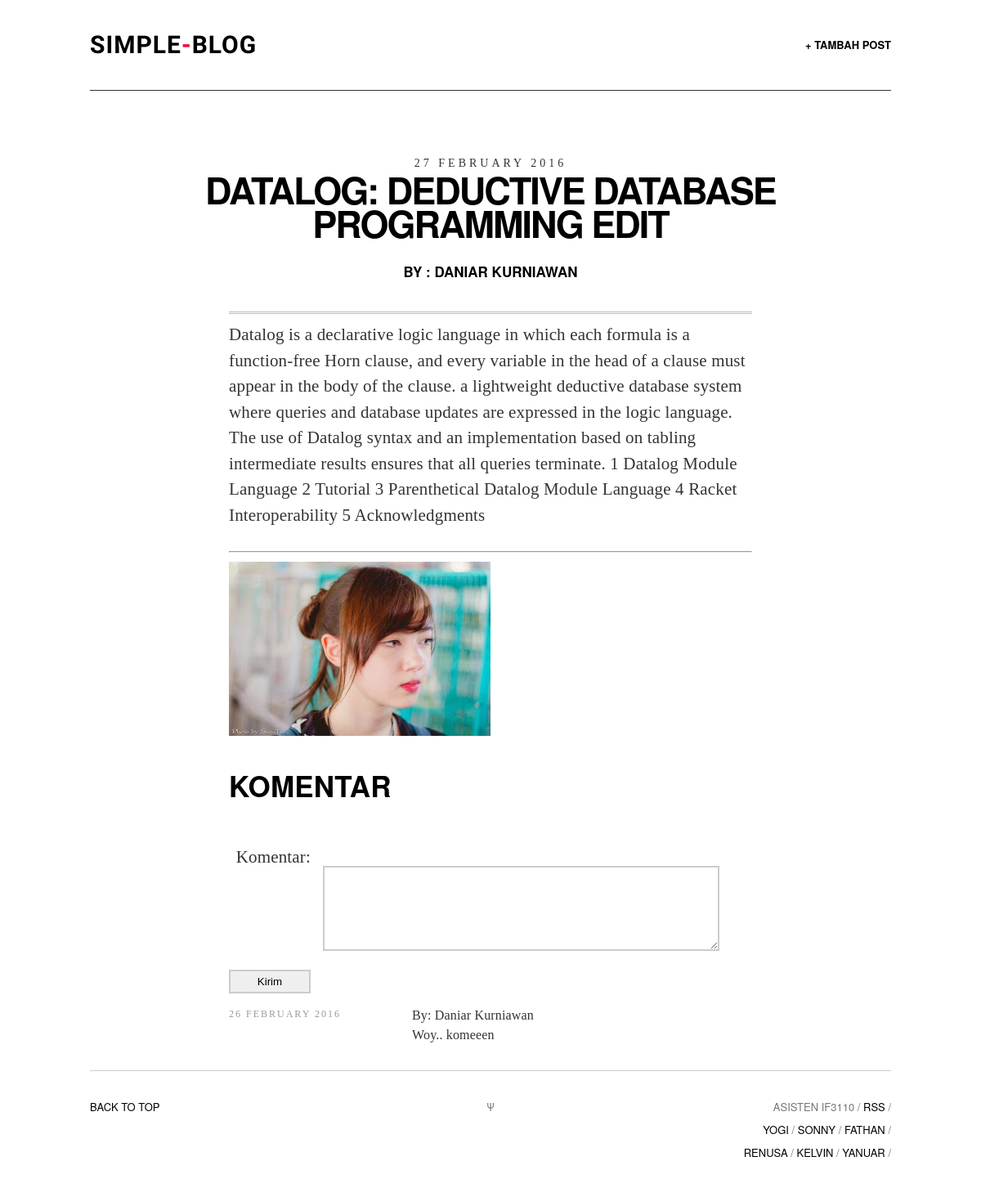
Screenshot of /post.php?postid=51 (signed in) with the database file from the repository.
### tables this page shows
CREATE TABLE `post` (
  `Post_Id` int(100) NOT NULL,
  `Creator_Id` int(11) NOT NULL,
  `Title` varchar(100) NOT NULL,
  `Date` datetime NOT NULL,
  `Contents` text NOT NULL,
  `Image` varchar(255) DEFAULT NULL
);

CREATE TABLE `user` (
  `User_Id` int(11) NOT NULL,
  `Nama` varchar(25) NOT NULL,
  `Email` varchar(25) NOT NULL,
  `Password` varchar(256) NOT NULL,
  `base2` int(11) DEFAULT '0',
  `random` int(11) DEFAULT '0',
  `shared_key` int(11) DEFAULT '0',
  `Identifier` varchar(256) DEFAULT '0',
  `Token` varchar(256) NOT NULL,
  `temp_shared_key` int(11) NOT NULL,
  `temp_random` int(11) NOT NULL,
  `temp_base2` int(11) NOT NULL
);

CREATE TABLE `comments` (
  `Comment_Id` int(11) NOT NULL,
  `Creator_Id` int(11) NOT NULL,
  `Post_Id` int(11) NOT NULL,
  `Contents` text NOT NULL,
  `Time` timestamp NOT NULL DEFAULT CURRENT_TIMESTAMP
);

### posthandling.php (called while the page is built, shortened)
<?php
if (isset($_SESSION["isLogin"])){
	function getspecificpost($con,$postid)
	{
		$stmt = $con->prepare(
		  "SELECT user.Nama ,user.User_Id, post.* FROM post INNER join user ON post.Creator_Id = user.User_Id WHERE Post_Id = ?");
		$stmt->bind_param('i', $postid);
		$stmt->execute();
		$result = $stmt->get_result();
		return $result;
	}
	function getspecificcomments($con,$postid)
	{
		$stmt = $con->prepare(
		  "SELECT user.Nama ,user.User_Id, comments.* FROM comments INNER join user ON comments.Creator_Id = user.User_Id WHERE Post_Id = ? ORDER BY Time DESC");
		$stmt->bind_param('i', $postid);
		$stmt->execute();
		$result = $stmt->get_result();
		return $result;
	}
}else{
    header("Location: login.php");
}
 ?>

### post.php (the view, shortened to what this page needs)
<?php
  if (isset($_SESSION["isLogin"])){
 ?>
<!DOCTYPE html>
<?php
    $con = phpsqlconnection();
    $postid = htmlspecialchars($_GET['postid'], ENT_QUOTES, 'UTF-8');
    $getpostresult = getspecificpost($con,$postid);
    $row = mysqli_fetch_array($getpostresult);
    $getcommentsresult = getspecificcomments($con,$postid);
 ?>
<html>
<head>
<link rel="stylesheet" type="text/css" href="assets/css/screen.css" />
</head>
<body class="default">
<div class="wrapper">
<nav class="nav">
    <a style="border:none;" id="logo" href="index.php"><h1>Simple<span>-</span>Blog</h1></a>
    <ul class="nav-primary">
        <li><a href="new_post.php">+ Tambah Post</a></li>
    </ul>
</nav>
<article class="art simple post">
    <header class="art-header">
        <div class="art-header-inner" style="margin-top: 0px; opacity: 1;">
            <?php
              $time = strtotime(htmlspecialchars($row['Date'], ENT_QUOTES, 'UTF-8'));
              $time = date('j F Y',$time);
              echo "<time class=\"art-time\">".$time."</time>";
             ?>
             <?php
              echo "<h2 class=\"art-title\">".htmlspecialchars($row['Title'], ENT_QUOTES, 'UTF-8')."</h2>";
              ?>
              <?php
                echo "<h6 style= 'text-align: center;'> by : ".$row['Nama']."</h6>";
                ?>
        </div>
    </header>
    <div class="art-body">
        <div class="art-body-inner">
            <hr class="featured-article" />
            <?php
                echo "<p>".htmlspecialchars($row['Contents'], ENT_QUOTES, 'UTF-8')."</p>";
             ?>
            <hr />
           <?php
              if ($row['Image']) {
                  echo "<img src=\"".$row['Image']."\" alt=\"\">";
              }
            ?>
            <h4>Komentar</h4>
            <div id="contact-area">
                <?php
                    echo
                    "<form name=\"AddComment\" method=\"post\"  onSubmit=\"return showcomments(".$postid.",Komentar.value)\">";
                 ?>
                    <label for="Komentar">Komentar:</label><br>
                    <textarea name="Komentar" rows="20" cols="20" id="Komentar" required></textarea>
                    <input type="submit" name="submit" value="Kirim" class="submit-button">
                </form>
            </div>
            <ul class="art-list-body" id ="comments">
                        <?php
                            while($comments = mysqli_fetch_array($getcommentsresult)) {
                                echo
                                "<li class=\"art-list-item\">
                                <div class=\"art-list-item-title-and-time\">";
                                $time = strtotime(htmlspecialchars($comments['Time'], ENT_QUOTES, 'UTF-8'));
                                $time = date('j F Y',$time);
                                echo
                                "<div class=\"art-list-time\">".$time."</div> </div>";
                                echo
                                "<p> By: ".htmlspecialchars($comments['Nama'], ENT_QUOTES, 'UTF-8')."<br>".
                                "".htmlspecialchars($comments['Contents'], ENT_QUOTES, 'UTF-8')."</p>";
                                echo "</li>";
                            }
                         ?>
            </ul>
        </div>
    </div>
</article>
<footer class="footer">
    <div class="back-to-top"><a href="">Back to top</a></div>
    <div class="psi">&Psi;</div>
    <aside class="offsite-links">
        Asisten IF3110 /
        <a class="rss-link" href="#rss">RSS</a> /
        <br>
        <a class="twitter-link" href="http://twitter.com/YoGiiSinaga">Yogi</a> /
        <a class="twitter-link" href="http://twitter.com/sonnylazuardi">Sonny</a> /
        <a class="twitter-link" href="http://twitter.com/fathanpranaya">Fathan</a> /
        <br>
        <a class="twitter-link" href="#">Renusa</a> /
        <a class="twitter-link" href="#">Kelvin</a> /
        <a class="twitter-link" href="#">Yanuar</a> /
    </aside>
</footer>
</div>
</body>
</html>
<?php
    }else{
        header("Location: login.php");
        exit();
    }
 ?>

### rows the page displays
post: Date "27 FEBRUARY 2016", Title "DATALOG: DEDUCTIVE DATABASE PROGRAMMING EDIT", Creator_Id.Nama "DANIAR KURNIAWAN", Contents "Datalog is a declarative logic language in which each formula is a function-free Horn clause, and every variable in the head of a clause must appear in the body of the clause. a lightweight deductive database system where queries and database updates are expressed in the logic language. The use of Datalog syntax and an implementation based on tabling intermediate results ensures that all queries terminate. 1 Datalog Module Language 2 Tutorial 3 Parenthetical Datalog Module Language 4 Racket Interoperability 5 Acknowledgments", Image (picture)
comments: Time "26 FEBRUARY 2016", Creator_Id.Nama "Daniar Kurniawan", Contents "Woy.. komeeen"
